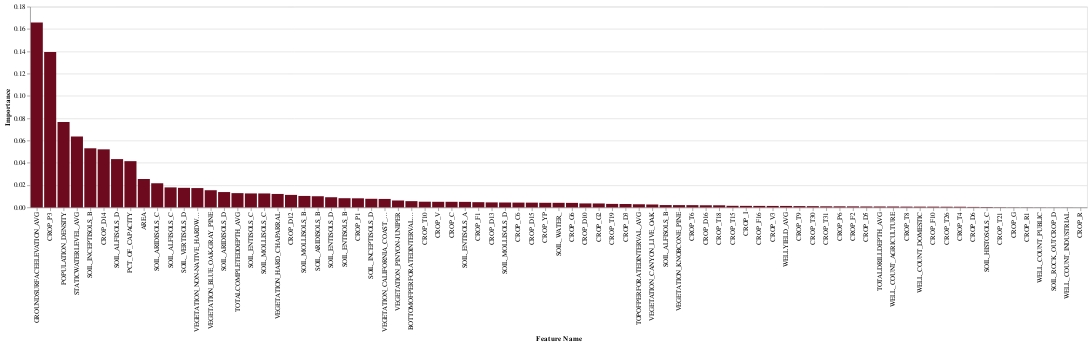

Notebook cell for this chart:
### Code cell
draw_feature_importance(col_list, rfreg.feature_importances_)

### Figure 1 — Vega-Lite specification as saved in the notebook (floating-point values rounded to 4 significant figures)
{"config": {"view": {"continuousWidth": 400, "continuousHeight": 300}}, "data": {"name": "data-8f32314f8f6a10431f65692609205a81"}, "mark": {"type": "bar", "color": "#6e0a1e"}, "encoding": {"x": {"field": "Feature Name", "sort": "-y", "type": "nominal"}, "y": {"field": "Importance", "type": "quantitative"}}, "$schema": "https://vega.github.io/schema/vega-lite/v4.17.0.json", "datasets": {"data-8f32314f8f6a10431f65692609205a81": [{"Feature Name": "TOTALDRILLDEPTH_AVG", "Importance": 0.0008079}, {"Feature Name": "WELLYIELD_AVG", "Importance": 0.00131}, {"Feature Name": "STATICWATERLEVEL_AVG", "Importance": 0.06356}, {"Feature Name": "TOPOFPERFORATEDINTERVAL_AVG", "Importance": 0.002809}, {"Feature Name": "BOTTOMOFPERFORATEDINTERVAL_AVG", "Importance": 0.005611}, {"Feature Name": "TOTALCOMPLETEDDEPTH_AVG", "Importance": 0.01279}, {"Feature Name": "VEGETATION_BLUE_OAK-GRAY_PINE", "Importance": 0.01539}, {"Feature Name": "VEGETATION_CALIFORNIA_COAST_LIVE_OAK", "Importance": 0.007581}, {"Feature Name": "VEGETATION_CANYON_LIVE_OAK", "Importance": 0.002606}, {"Feature Name": "VEGETATION_HARD_CHAPARRAL", "Importance": 0.01205}, {"Feature Name": "VEGETATION_KNOBCONE_PINE", "Importance": 0.002037}, {"Feature Name": "VEGETATION_NON-NATIVE_HARDWOOD_FOREST", "Importance": 0.01733}, {"Feature Name": "VEGETATION_PINYON-JUNIPER", "Importance": 0.006197}, {"Feature Name": "SOIL_ALFISOLS_B", "Importance": 0.002087}, {"Feature Name": "SOIL_ALFISOLS_C", "Importance": 0.01794}, {"Feature Name": "SOIL_ALFISOLS_D", "Importance": 0.04331}, {"Feature Name": "SOIL_ARIDISOLS_B", "Importance": 0.01001}, {"Feature Name": "SOIL_ARIDISOLS_C", "Importance": 0.02164}, {"Feature Name": "SOIL_ARIDISOLS_D", "Importance": 0.01376}, {"Feature Name": "SOIL_ENTISOLS_A", "Importance": 0.004959}, {"Feature Name": "SOIL_ENTISOLS_B", "Importance": 0.008233}, {"Feature Name": "SOIL_ENTISOLS_C", "Importance": 0.01252}, {"Feature Name": "SOIL_ENTISOLS_D", "Importance": 0.009108}, {"Feature Name": "SOIL_HISTOSOLS_C", "Importance": 0.0003528}, {"Feature Name": "SOIL_INCEPTISOLS_B", "Importance": 0.05301}, {"Feature Name": "SOIL_INCEPTISOLS_D", "Importance": 0.00772}, {"Feature Name": "SOIL_MOLLISOLS_B", "Importance": 0.01027}, {"Feature Name": "SOIL_MOLLISOLS_C", "Importance": 0.01251}, {"Feature Name": "SOIL_MOLLISOLS_D", "Importance": 0.004385}, {"Feature Name": "SOIL_ROCK_OUTCROP_D", "Importance": 4.089e-05}, {"Feature Name": "SOIL_VERTISOLS_D", "Importance": 0.01753}, {"Feature Name": "SOIL_WATER_", "Importance": 0.004112}, {"Feature Name": "CROP_C", "Importance": 0.00501}, {"Feature Name": "CROP_C6", "Importance": 0.004303}, {"Feature Name": "CROP_D10", "Importance": 0.003565}, {"Feature Name": "CROP_D12", "Importance": 0.01122}, {"Feature Name": "CROP_D13", "Importance": 0.004486}, {"Feature Name": "CROP_D14", "Importance": 0.05207}, {"Feature Name": "CROP_D15", "Importance": 0.004267}, {"Feature Name": "CROP_D16", "Importance": 0.001905}, {"Feature Name": "CROP_D3", "Importance": 0.003018}, {"Feature Name": "CROP_D5", "Importance": 0.0008242}, {"Feature Name": "CROP_D6", "Importance": 0.0004204}, {"Feature Name": "CROP_F1", "Importance": 0.004682}, {"Feature Name": "CROP_F10", "Importance": 0.0006697}, {"Feature Name": "CROP_F16", "Importance": 0.00134}, {"Feature Name": "CROP_F2", "Importance": 0.0009108}, {"Feature Name": "CROP_G", "Importance": 0.0001296}, {"Feature Name": "CROP_G2", "Importance": 0.003528}, {"Feature Name": "CROP_G6", "Importance": 0.004059}, {"Feature Name": "CROP_I", "Importance": 0.001374}, {"Feature Name": "CROP_P1", "Importance": 0.008142}, {"Feature Name": "CROP_P3", "Importance": 0.1393}, {"Feature Name": "CROP_P6", "Importance": 0.0009512}, {"Feature Name": "CROP_R", "Importance": 1.172e-06}, {"Feature Name": "CROP_R1", "Importance": 0.0001165}, {"Feature Name": "CROP_T10", "Importance": 0.005106}, {"Feature Name": "CROP_T15", "Importance": 0.001422}, {"Feature Name": "CROP_T18", "Importance": 0.001879}, {"Feature Name": "CROP_T19", "Importance": 0.003145}, {"Feature Name": "CROP_T21", "Importance": 0.0001949}, {"Feature Name": "CROP_T26", "Importance": 0.0005919}, {"Feature Name": "CROP_T30", "Importance": 0.0011}, {"Feature Name": "CROP_T31", "Importance": 0.0009714}, {"Feature Name": "CROP_T4", "Importance": 0.0005851}, {"Feature Name": "CROP_T6", "Importance": 0.002017}, {"Feature Name": "CROP_T8", "Importance": 0.0006849}, {"Feature Name": "CROP_T9", "Importance": 0.001164}, {"Feature Name": "CROP_V", "Importance": 0.005012}, {"Feature Name": "CROP_V3", "Importance": 0.001312}, {"Feature Name": "CROP_YP", "Importance": 0.004136}, {"Feature Name": "POPULATION_DENSITY", "Importance": 0.07653}, {"Feature Name": "PCT_OF_CAPACITY", "Importance": 0.04147}, {"Feature Name": "GROUNDSURFACEELEVATION_AVG", "Importance": 0.1658}, {"Feature Name": "WELL_COUNT_AGRICULTURE", "Importance": 0.0007978}, {"Feature Name": "WELL_COUNT_DOMESTIC", "Importance": 0.0006736}, {"Feature Name": "WELL_COUNT_INDUSTRIAL", "Importance": 3.691e-05}, {"Feature Name": "WELL_COUNT_PUBLIC", "Importance": 7.683e-05}, {"Feature Name": "AREA", "Importance": 0.02548}]}}
